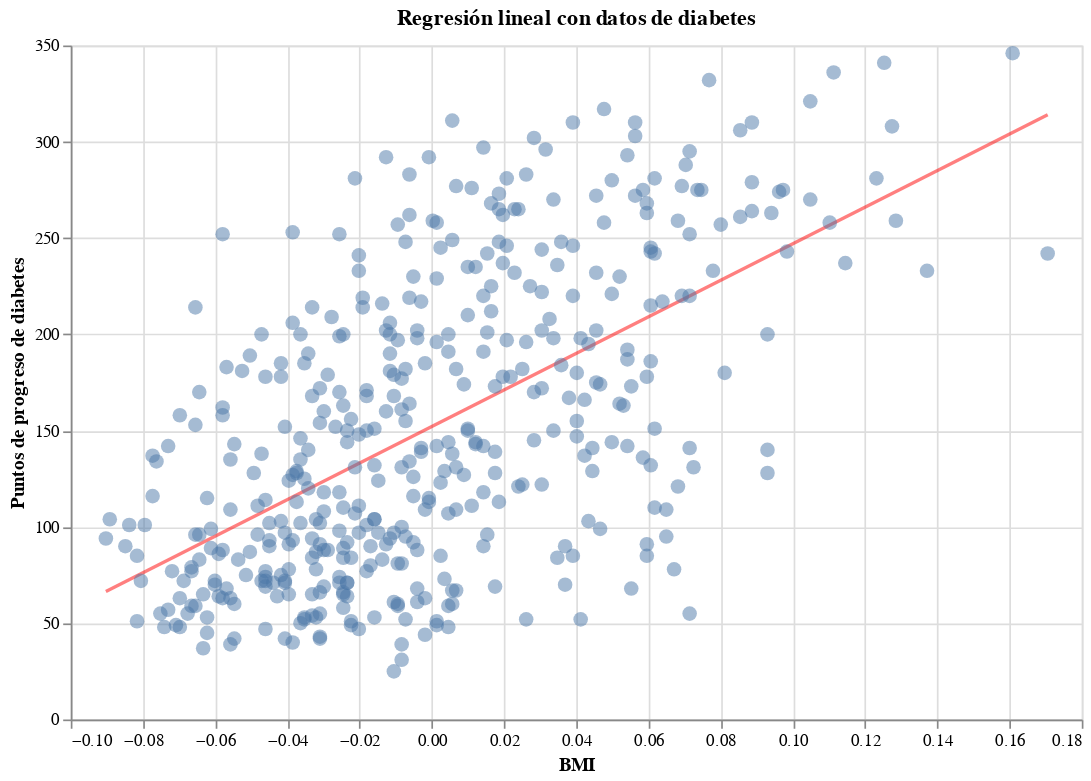

The code cell stored with this chart in its notebook:
### Markdown cell above
Con la feature escogida haz el siguiente gráfico:

- Scatter Plot
- Eje X: Valores de la feature escogida.
- Eje Y: Valores de la columna a predecir (target).
- En color rojo dibuja la recta correspondiente a la regresión lineal (utilizando `intercept_`y `coefs_`).
- Coloca un título adecuado, nombre de los ejes, etc.

Puedes utilizar `matplotlib` o `altair`, el que prefiera.

### Code cell
#Regresión
regr_bmi= LinearRegression(fit_intercept=True).fit(X[:,np.newaxis,2],y)
#Puntos
points = alt.Chart(diabetes_df).mark_circle(size=75, opacity=0.5).encode(
    x="bmi:Q",
    y="prog:Q"
).properties(
    width=600,
    height=400
)
#DF de la regresión
reg_df=(
    diabetes_df.loc[lambda x: x["bmi"].isin([x["bmi"].min(), x["bmi"].max()])
        , ["bmi"]
                   ].assign(regression=lambda x: regr_bmi.intercept_ + x['bmi']*regr_bmi.coef_)
)
#Linea
reg_line = alt.Chart(reg_df).mark_line(color="red", opacity=0.5).encode(
    x=alt.X("bmi:Q", title="BMI"),
    y=alt.Y("regression:Q",title="Puntos de progreso de diabetes")
).properties(
    title='Regresión lineal con datos de diabetes',
    width=600,
    height=400
)

reg_line+ points
#Pregunta, hay forma de hacer que el grafico quede con otro fondo?. Que tengo el tema oscuro y siento que se aprecia bien el contraste.

### Figure 1 — Vega-Lite specification as saved in the notebook (floating-point values rounded to 4 significant figures; data arrays with more than 128 entries replaced by an {"elided": "..."} marker saying what was removed)
{"$schema": "https://vega.github.io/schema/vega-lite/v3.4.0.json", "config": {"background": "white", "mark": {"tooltip": null}, "view": {"height": 300, "width": 400}}, "datasets": {"data-19f0800f83d93182e18fcd55a2acad4a": [{"bmi": -0.09028, "regression": 66.42}, {"bmi": 0.1706, "regression": 314.1}], "data-522fed31eb8dd0c5e08ec191c165ba05": {"elided": "442 records"}}, "layer": [{"data": {"name": "data-19f0800f83d93182e18fcd55a2acad4a"}, "encoding": {"x": {"field": "bmi", "title": "BMI", "type": "quantitative"}, "y": {"field": "regression", "title": "Puntos de progreso de diabetes", "type": "quantitative"}}, "height": 400, "mark": {"color": "red", "opacity": 0.5, "type": "line"}, "title": "Regresión lineal con datos de diabetes", "width": 600}, {"data": {"name": "data-522fed31eb8dd0c5e08ec191c165ba05"}, "encoding": {"x": {"field": "bmi", "type": "quantitative"}, "y": {"field": "prog", "type": "quantitative"}}, "height": 400, "mark": {"opacity": 0.5, "size": 75, "type": "circle"}, "width": 600}]}
